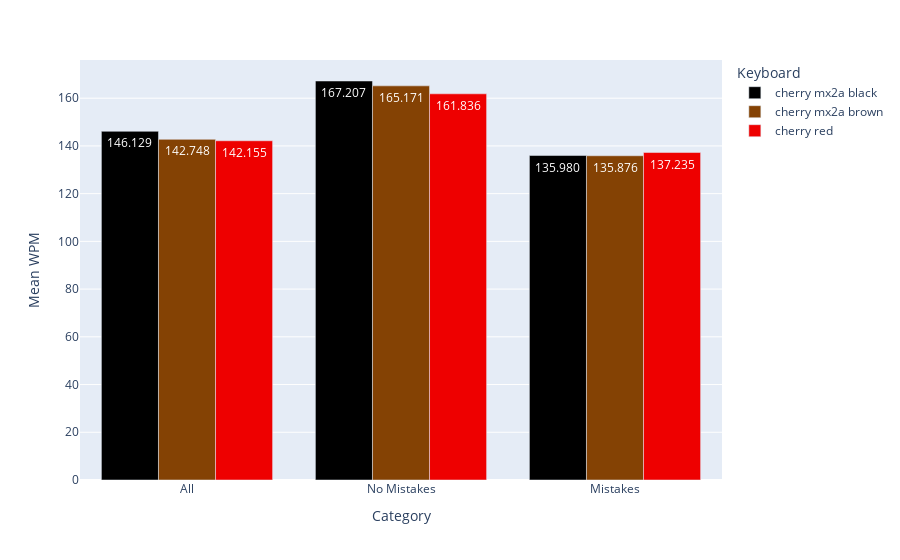

The notebook cell this image was saved under:
### Code cell
fig_wpm_comparison = px.bar(df_wpm_accuracy_comparison, 
x = 'Category', y = 'Mean WPM', 
color = 'Keyboard', text_auto='.3f',
barmode = 'group',
color_discrete_map=keyboard_color_discrete_map)
fig_wpm_comparison.write_html(analytics_folder+'wpm_comparison.html')
fig_wpm_comparison

### Figure 1 — Plotly figure (JSON) as saved in the notebook; plotly's stock layout.template omitted (floating-point values rounded to 4 significant figures)
{"data": [{"alignmentgroup": "True", "hovertemplate": "Keyboard=cherry mx2a black<br>Category=%{x}<br>Mean WPM=%{y}<extra></extra>", "legendgroup": "cherry mx2a black", "marker": {"color": "black", "pattern": {"shape": ""}}, "name": "cherry mx2a black", "offsetgroup": "cherry mx2a black", "orientation": "v", "showlegend": true, "textposition": "auto", "texttemplate": "%{y:.3f}", "type": "bar", "x": ["All", "No Mistakes", "Mistakes"], "xaxis": "x", "y": [146.1, 167.2, 136.0], "yaxis": "y"}, {"alignmentgroup": "True", "hovertemplate": "Keyboard=cherry mx2a brown<br>Category=%{x}<br>Mean WPM=%{y}<extra></extra>", "legendgroup": "cherry mx2a brown", "marker": {"color": "#844204", "pattern": {"shape": ""}}, "name": "cherry mx2a brown", "offsetgroup": "cherry mx2a brown", "orientation": "v", "showlegend": true, "textposition": "auto", "texttemplate": "%{y:.3f}", "type": "bar", "x": ["All", "No Mistakes", "Mistakes"], "xaxis": "x", "y": [142.7, 165.2, 135.9], "yaxis": "y"}, {"alignmentgroup": "True", "hovertemplate": "Keyboard=cherry red<br>Category=%{x}<br>Mean WPM=%{y}<extra></extra>", "legendgroup": "cherry red", "marker": {"color": "#EE0000", "pattern": {"shape": ""}}, "name": "cherry red", "offsetgroup": "cherry red", "orientation": "v", "showlegend": true, "textposition": "auto", "texttemplate": "%{y:.3f}", "type": "bar", "x": ["All", "No Mistakes", "Mistakes"], "xaxis": "x", "y": [142.2, 161.8, 137.2], "yaxis": "y"}], "layout": {"barmode": "group", "legend": {"title": {"text": "Keyboard"}, "tracegroupgap": 0}, "margin": {"t": 60}, "xaxis": {"anchor": "y", "domain": [0, 1], "title": {"text": "Category"}}, "yaxis": {"anchor": "x", "domain": [0, 1], "title": {"text": "Mean WPM"}}}}
